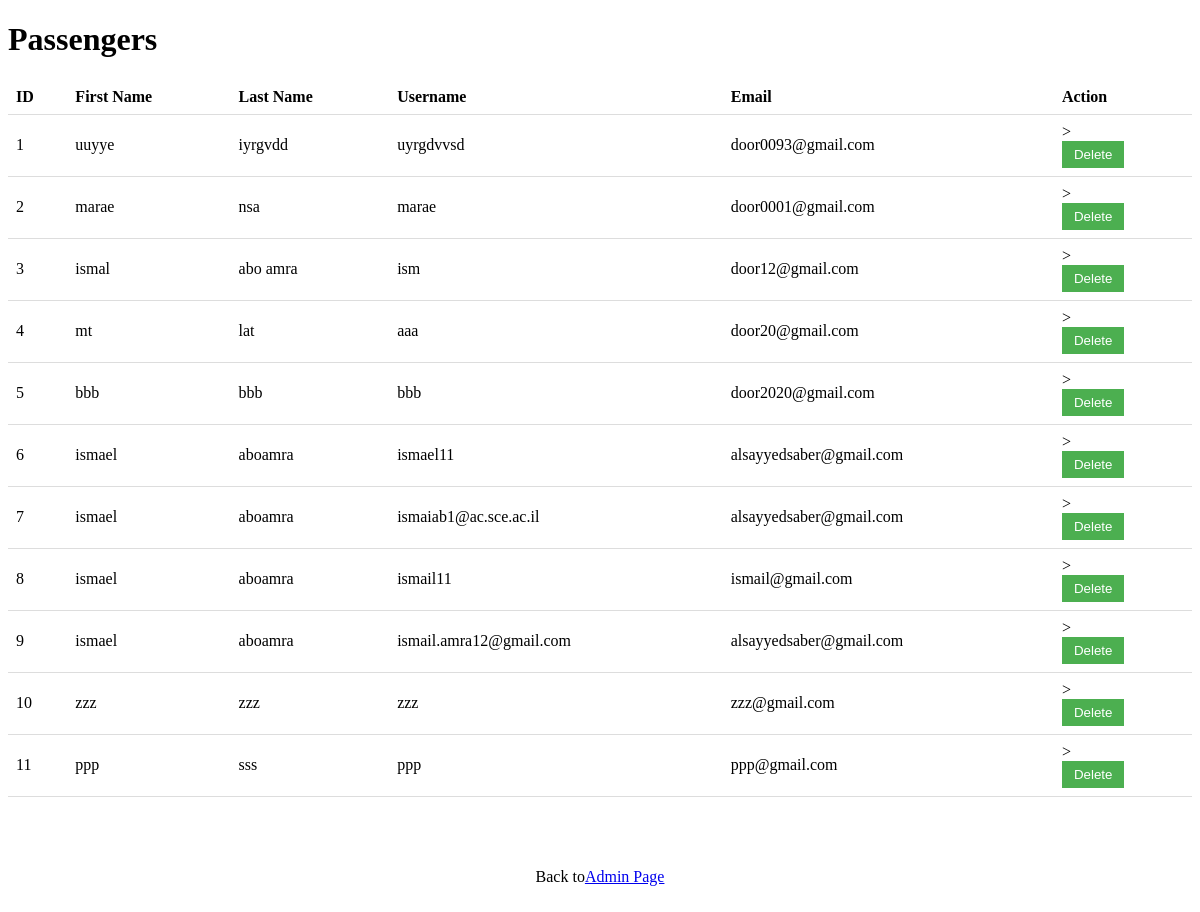
Before: /Table_passenger with the older database file.
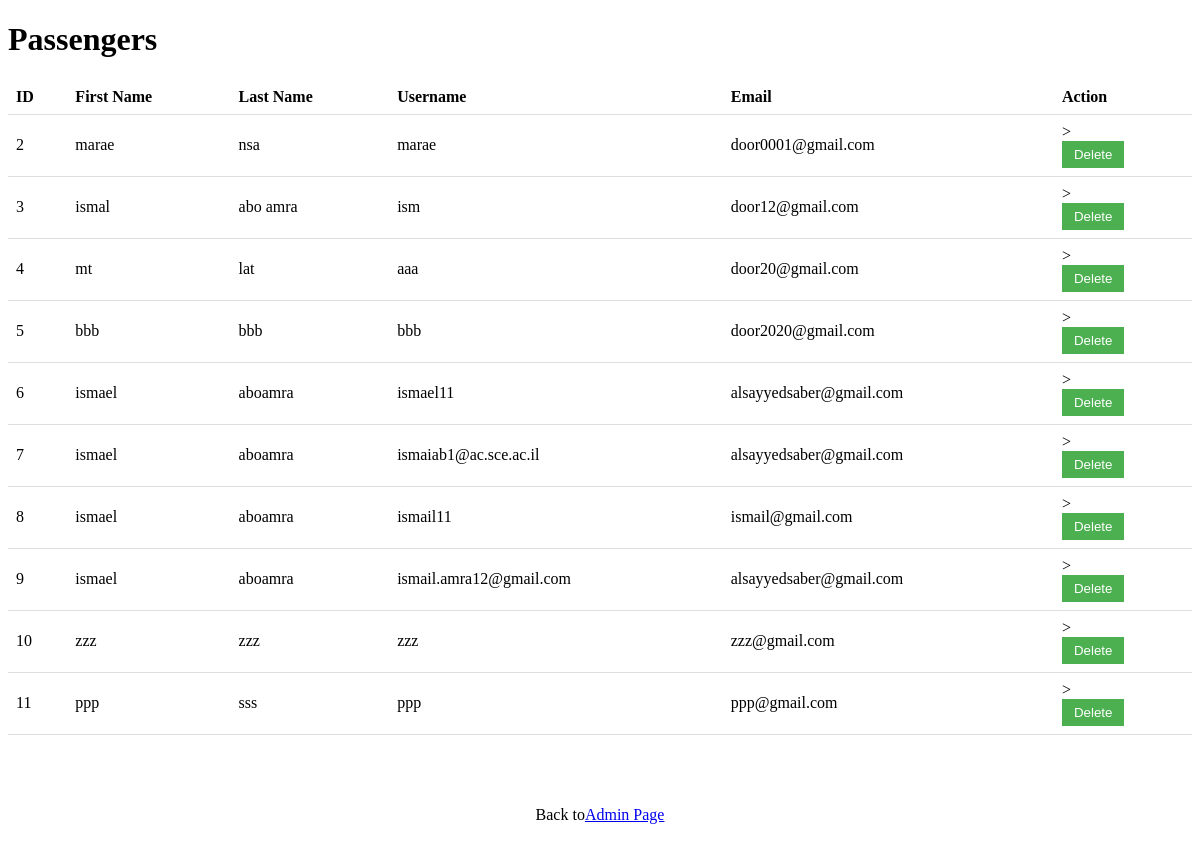
After: the same page with the newer database file.
### Boards/models.py (models this page shows)
class Passenger(models.Model):
    user = models.OneToOneField(User, on_delete=models.CASCADE)
    id_user_P = models.IntegerField()

### Boards/views.py (the view)
# urls.py: path('Table_passenger', views.Table_passenger, name='Table_passenger'),
def Table_passenger(request):
    passengers = Passenger.objects.all()
    return render(request, 'detailspassenger.html', {'passengers': passengers})

### Templates/detailspassenger.html (shortened to what this page needs)
<!DOCTYPE html>
<html>
  <head>
  </head>
  <body>
    <h1>Passengers</h1>
    <table>
      <tr>
        <th>ID</th>
        <th>First Name</th>
        <th>Last Name</th>
        <th>Username</th>
        <th>Email</th>
        <th>Action</th>
      </tr>
      {% for passenger in passengers %}
      <tr>
        <td>{{ passenger.id }}</td>
        <td>{{ passenger.user.first_name }}</td>
        <td>{{ passenger.user.last_name }}</td>
        <td>{{ passenger.user.username }}</td>
        <td>{{ passenger.user.email }}</td>
        <td>
          >
          <form
            action="{% url 'delete_passenger' passenger.id %}"
            method="POST"
          >
            <button
              type="submit"
              class="delete-button"
              data-id="{{ passenger.id }}"
            >
              Delete
            </button>
          </form>
        </td>
      </tr>
      {% endfor %}
    </table>
    <div
      style="
        display: flex;
        justify-content: center;
        align-items: center;
        height: 20vh;
      "
    >
      Back to <a href="/HomePageadmin"> Admin Page </a>
    </div>
  </body>
</html>

Changed rows visible on the page:
removed Passenger: id "1", user.first_name "uuyye", user.last_name "iyrgvdd", user.username "uyrgdvvsd", user.email "door0093@gmail.com"
